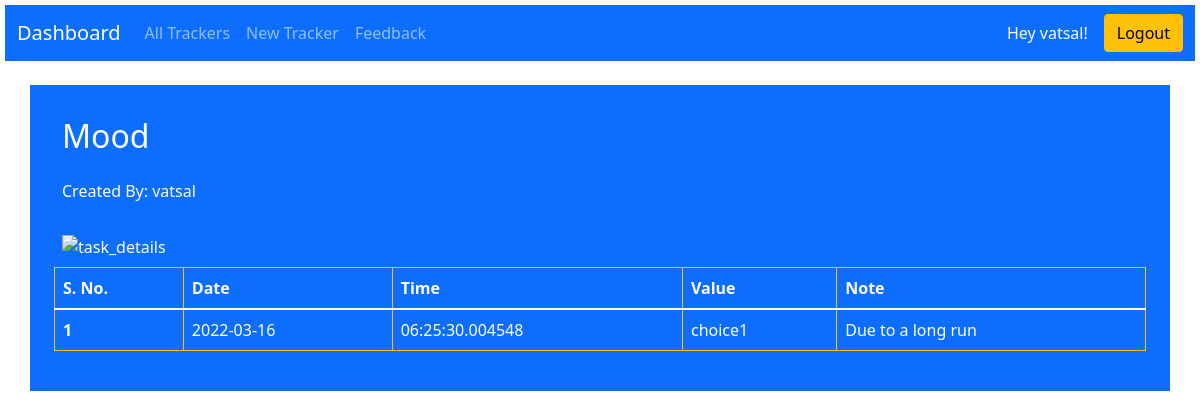
The page /detailedinfo/2 (signed in) on the database its author committed.
### application/models.py (models this page shows, shortened)
class Users(db.Model,UserMixin):
    __tablename__='Users'
    user_id=db.Column(db.Integer,primary_key=True,autoincrement=True)
    username=db.Column(db.String(30),unique=True,nullable=False)
    password=db.Column(db.String(300),nullable=False)
    u_timestamp=db.Column(db.DateTime(timezone=True),default=datetime.utcnow())

class Trackers(db.Model):
    __tablename__='Trackers'
    tracker_id=db.Column(db.Integer,primary_key=True,autoincrement=True)
    tracker_name=db.Column(db.String(100),unique=True,nullable=False)
    creator_id=db.Column(db.Integer,db.ForeignKey(Users.user_id),nullable=False)
    timestamp=db.Column(db.DateTime(timezone=True),default=datetime.utcnow())
    description=db.Column(db.String)
    type=db.Column(db.String,nullable=False)
    no_users=db.Column(db.Integer,nullable=False,default=0)

class Tasks(db.Model):
    __tablename__='Tasks'
    task_id=db.Column(db.Integer,primary_key=True,autoincrement=True)
    ttimestamp=db.Column(db.DateTime(timezone=True),default=datetime.utcnow())
    ttracker_id=db.Column(db.Integer,db.ForeignKey(Trackers.tracker_id),nullable=False)
    value=db.Column(db.String,nullable=False)
    note=db.Column(db.String)
    tuser_id=db.Column(db.Integer,db.ForeignKey(Users.user_id),nullable=False)

### application/controllers.py (the view)
@app.route('/detailedinfo/<int:t_id>')
@login_required
def deets(t_id):
    user=current_user
    tracker=Trackers.query.get(t_id)
    by=Users.query.get(user.user_id)
    taskl=Tasks.query.filter_by(ttracker_id=t_id).all()
    rows=[]
    for i in taskl:
        rows.append([i.ttimestamp.date(),i.ttimestamp.time(),i.value,i.note])
    return render_template('deets.html',tracker=tracker,by=by.username,rows=rows,user=user,n=len(rows))

### main.py (called while the page is built)
@login_manager.user_loader
def load_user(user_id):
    return Users.query.get(int(user_id))

### templates/deets.html (shortened to what this page needs)
<!DOCTYPE html>
<html lang="en">
<head>
    <link href="https://cdn.jsdelivr.net/npm/bootstrap@5.1.3/dist/css/bootstrap.min.css" rel="stylesheet">
</head>
<body style="background-image:url('https://cdn.wallpapersafari.com/3/39/23DZVH.jpg') ; background-size: cover; margin: 5px;">
    <nav class="navbar navbar-expand-sm navbar-dark bg-primary">
        <div class="container-fluid">
            <a class="navbar-brand" href="/dashboard/{{user.user_id}}">Dashboard</a>
            <div class="collapse navbar-collapse text-white-50" id="mynavbar">
                <ul class="navbar-nav me-auto">
                    <li class="nav-item">
                        <a class="nav-link" href="/alltrackers">All Trackers</a>
                    </li>
                    <li class="nav-item">
                        <a class="nav-link" href="/newTracker">New Tracker</a>
                    </li>
                    <li class="nav-item">
                        <a class="nav-link" href="/feedback">Feedback</a>
                    </li>
                </ul>
                <p class="mt-1 mb-1 pe-3 text-white">Hey {{user.username}}!</p>
                <form class="d-flex" action="/logout/{{user.user_id}}">
                    <input type="submit" class="btn btn-warning" value="Logout">
                </form>
            </div>
        </div>
    </nav>
    <div class="container bg-primary mx-auto m-4 p-4 text-white">
        <h2 class="p-2">{{tracker.tracker_name}}</h2>
        <p class="p-2">Created By: {{by}}</p>
        <img class="p-2" src="../static/{{user.user_id}}_{{tracker.tracker_id}}.png" alt="task_details">
        <table class="table table-bordered border-warning p-2 text-white">
            <thead>
                <tr>
                    <th scope="col">S. No.</th>
                    <th scope="col">Date</th>
                    <th scope="col">Time</th>
                    <th scope="col">Value</th>
                    <th scope="col">Note</th>
                </tr>
            </thead>
            <tbody>
                {% for i in range(n) %}
                <tr>
                    <th scope="row">{{i+1}}</th>
                    <td scope="row">{{rows[i][0]}}</td>
                    <td scope="row">{{rows[i][1]}}</td>
                    <td scope="row">{{rows[i][2]}} </td>
                    <td scope="row">{{rows[i][3]}} </td>
                </tr>
                {% endfor %}
            </tbody>
        </table>
    </div>
</body>
</html>

### rows shown on the page
Users: username "vatsal"
Trackers: tracker_name "Mood"
Tasks: value "choice1", note "Due to a long run"

### other values the page prints
{{ i+1 }} "1"
{{ rows[i][0] }} "2022-03-16"
{{ rows[i][1] }} "06:25:30.004548"
